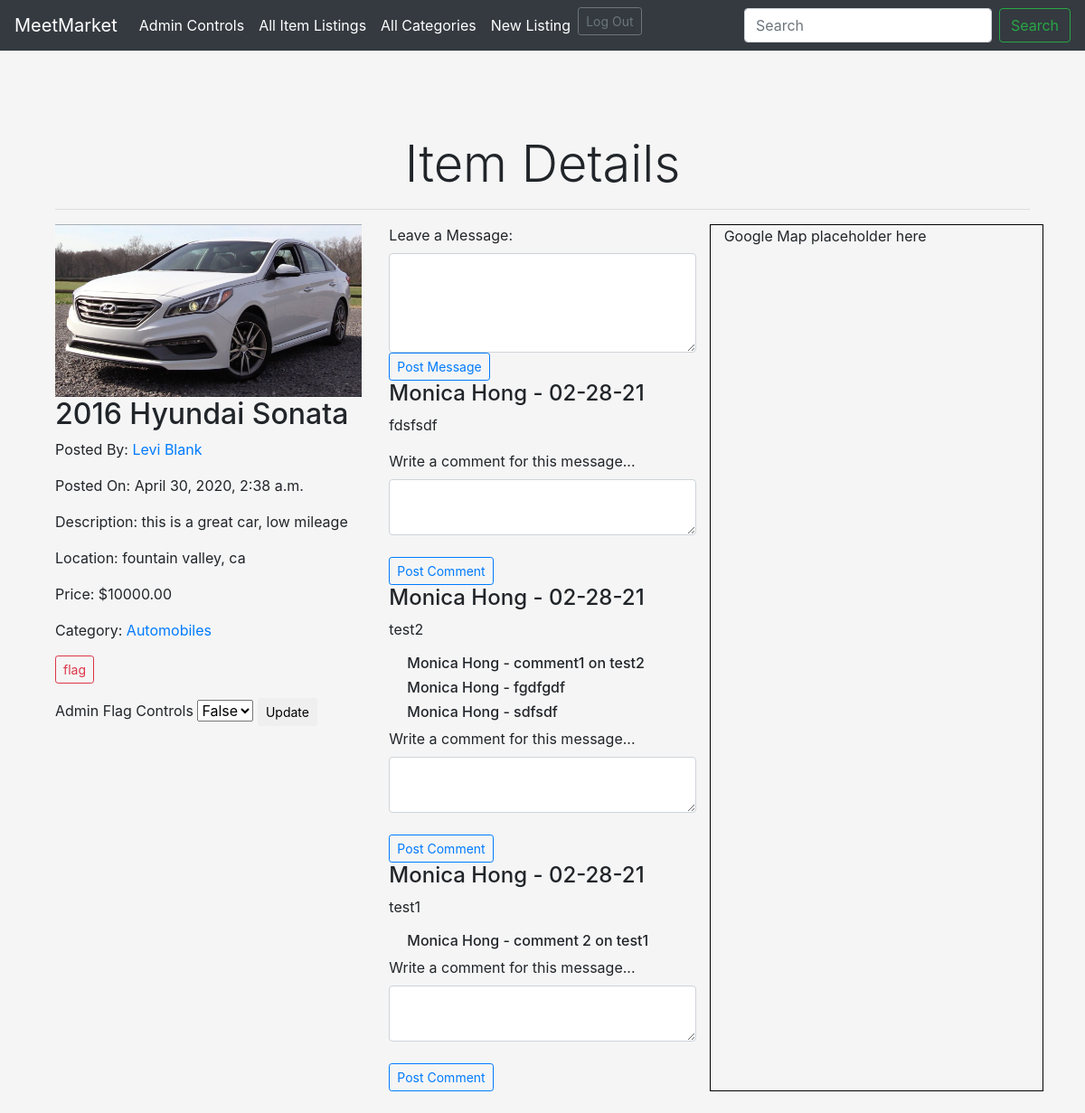
Screenshot of /item/2 (signed in) with the database file from the repository.
### item_app/models.py (models this page shows)
class Image(models.Model):
    item = models.ForeignKey(
        Item, related_name="images", on_delete=models.CASCADE)
    image = models.ImageField(blank=True, null=True)
    created_at = models.DateTimeField(auto_now_add=True)
    updated_at = models.DateTimeField(auto_now=True)

class Item(models.Model):
    user = models.ForeignKey(User, related_name="items",
                             on_delete=models.CASCADE)
    name = models.CharField(max_length=100)
    price = models.DecimalField(decimal_places=2, max_digits=10)
    description = models.CharField(max_length=255)
    location = models.CharField(max_length=255)
    condition = models.CharField(max_length=25)
    category = models.ForeignKey(
        Category, related_name="items", on_delete=models.CASCADE)
    flag = models.BooleanField(default=False)
    created_at = models.DateTimeField(auto_now_add=True)
    updated_at = models.DateTimeField(auto_now=True)
    objects = ItemManager()

class Category(models.Model):
    name = models.CharField(max_length=45)
    created_at = models.DateTimeField(auto_now_add=True)
    updated_at = models.DateTimeField(auto_now=True)

class Message(models.Model):
    user = models.ForeignKey(
        User, related_name="messages", on_delete=models.CASCADE)
    item = models.ForeignKey(
        Item, related_name="messages", on_delete=models.CASCADE)
    message = models.TextField()
    created_at = models.DateTimeField(auto_now_add=True)
    updated_at = models.DateTimeField(auto_now=True)

class Comment(models.Model):
    message = models.ForeignKey(
        Message, related_name="comments", on_delete=models.CASCADE)
    user = models.ForeignKey(
        User, related_name="comments", on_delete=models.CASCADE)
    comment = models.TextField()
    created_at = models.DateTimeField(auto_now_add=True)
    updated_at = models.DateTimeField(auto_now=True)

### craiglist_app/models.py (models this page shows)
class User(models.Model):
    first_name = models.CharField(max_length=45)
    last_name = models.CharField(max_length=45)
    email = models.CharField(max_length=100)
    location = models.CharField(max_length=100)
    password = models.CharField(max_length=255)
    admin = models.BooleanField(default=False)
    created_at = models.DateTimeField(auto_now_add=True)
    updated_at = models.DateTimeField(auto_now=True)
    objects = UserManager()

### item_app/views.py (the view)
# urls.py: path('item/<int:item_id>', views.item_info, name="my_item_info"),
def item_info(request, item_id):
    item = Item.objects.get(id=item_id)
    messages = item.messages.all()
    images = item.images.all()
    this_user = User.objects.get(email=request.session['log_email'])
    print("this is the user", this_user)
    context = {
        "item": item,
        "messages": messages,
        "time": strftime("%m-%d-%y"),
        "images": images,
        "this_user": this_user,
        "all_categories": Category.objects.all()
    }
    return render(request, "item_info.html", context)

### item_app/templates/item_info.html (shortened to what this page needs)
{% extends 'base.html' %} {% block content %}
<div class="pricing-header px-3 py-3 pt-md-5 pb-md-4 mx-auto">
  <h1 class="display-4 text-center">Item Details</h1>
  <hr />
  <div class="row">
    <div class="col-md-4">
      {% for image in images %}
      <img class="img-fluid" src="{{image.image.url}}" />
      {% endfor %}
      <h2>{{item.name}}</h2>
      <p>
        Posted By:
        <a href="{% url 'item:my_user_page' item.user.id %}"
          >{{item.user.first_name}} {{item.user.last_name}}</a
        >
      </p>
      <p>Posted On: {{item.created_at}}</p>
      <p>Description: {{item.description}}</p>
      <p>Location: {{item.location}}</p>
      <p>Price: ${{item.price}}</p>
      <p>
        Category:
        <a href="{% url 'item:my_category_page' item.category.id %}"
          >{{item.category.name}}</a
        >
      </p>
      <p>
        <span
          ><a
            href="{% url 'item:my_flag_item' item.id %}"
            class="btn btn-outline-danger btn-sm"
            role="button"
            >flag</a
          ></span
        >
      </p>
      {% if this_user.admin == True %}
      <form
        action="{% url 'item:my_admin_flag_control' item.id %}"
        method="POST"
      >
        Admin Flag Controls {% csrf_token %}
        <select name="flag">
          <option value="False">False</option>
        </select>
        <button class="btn btn-outline-default btn-sm">Update</button>
      </form>
      {% endif %}
    </div>
    <div class="col-md-4 messages">
      <form
        action="{% url 'item:my_post_message' %}"
        method="POST"
        class="messages"
      >
        <label for="message">Leave a Message:</label>
        <textarea
          class="form-control"
          name="message"
          cols="30"
          rows="4"
        ></textarea>
        <button type="submit" class="btn btn-outline-primary btn-sm">
          Post Message
        </button>
      </form>
      {% for message in messages reversed %}
      <div class="messages">
        <h4>
          {{message.user.first_name}} {{message.user.last_name}} - {{time}}
        </h4>
        <p>{{message.message}}</p>
        {% for comment in message.comments.all %}
        <h6 class="comments">
          {{comment.user.first_name}} {{comment.user.last_name}} -
          {{comment.comment}}
        </h6>
        {% endfor %}
        <form action="{% url 'item:my_post_comment' %}" method="POST">
          <label for="comment">Write a comment for this message...</label>
          <br />
          <textarea
            class="form-control"
            name="comment"
            cols="30"
            rows="2"
          ></textarea>
          <br />
          <button type="submit" class="btn btn-outline-primary btn-sm">
            Post Comment
          </button>
        </form>
      </div>
      {% endfor %}
    </div>
    <div class="col-md-4 google-map">Google Map placeholder here</div>
  </div>
</div>
{% endblock %}

### craiglist_app/static/css/style.css (style rules this page uses)
* { margin: 0; padding: 0; }
body { margin-top: 100px; }
.messages { height: 60%; overflow: scroll; }
.comments { margin-left: 20px; }
.google-map { border: 0.5px solid black; }

### craiglist_app/static/css/style_reg.css (style rules this page uses)
* { margin: 0; padding: 0; }
body { background-color: #f5f5f5; }
form { border: none; margin: 0; }
button { margin: 0; }

### rows the page displays
Image: image (picture)
Item: name "2016 Hyundai Sonata", user.first_name "Levi", user.last_name "Blank", created_at "April 30, 2020, 2:38 a.m.", description "this is a great car, low mileage", location "fountain valley, ca", price "10000.00", category.name "Automobiles"
Message: user.first_name "Monica", user.last_name "Hong", time "02-28-21", message "fdsfsdf"
Message: user.first_name "Monica", user.last_name "Hong", time "02-28-21", message "test2"
Comment: user.first_name "Monica", user.last_name "Hong", comment "comment1 on test2"
Comment: user.first_name "Monica", user.last_name "Hong", comment "fgdfgdf"
Comment: user.first_name "Monica", user.last_name "Hong", comment "sdfsdf"
Message: user.first_name "Monica", user.last_name "Hong", time "02-28-21", message "test1"
Comment: user.first_name "Monica", user.last_name "Hong", comment "comment 2 on test1"
